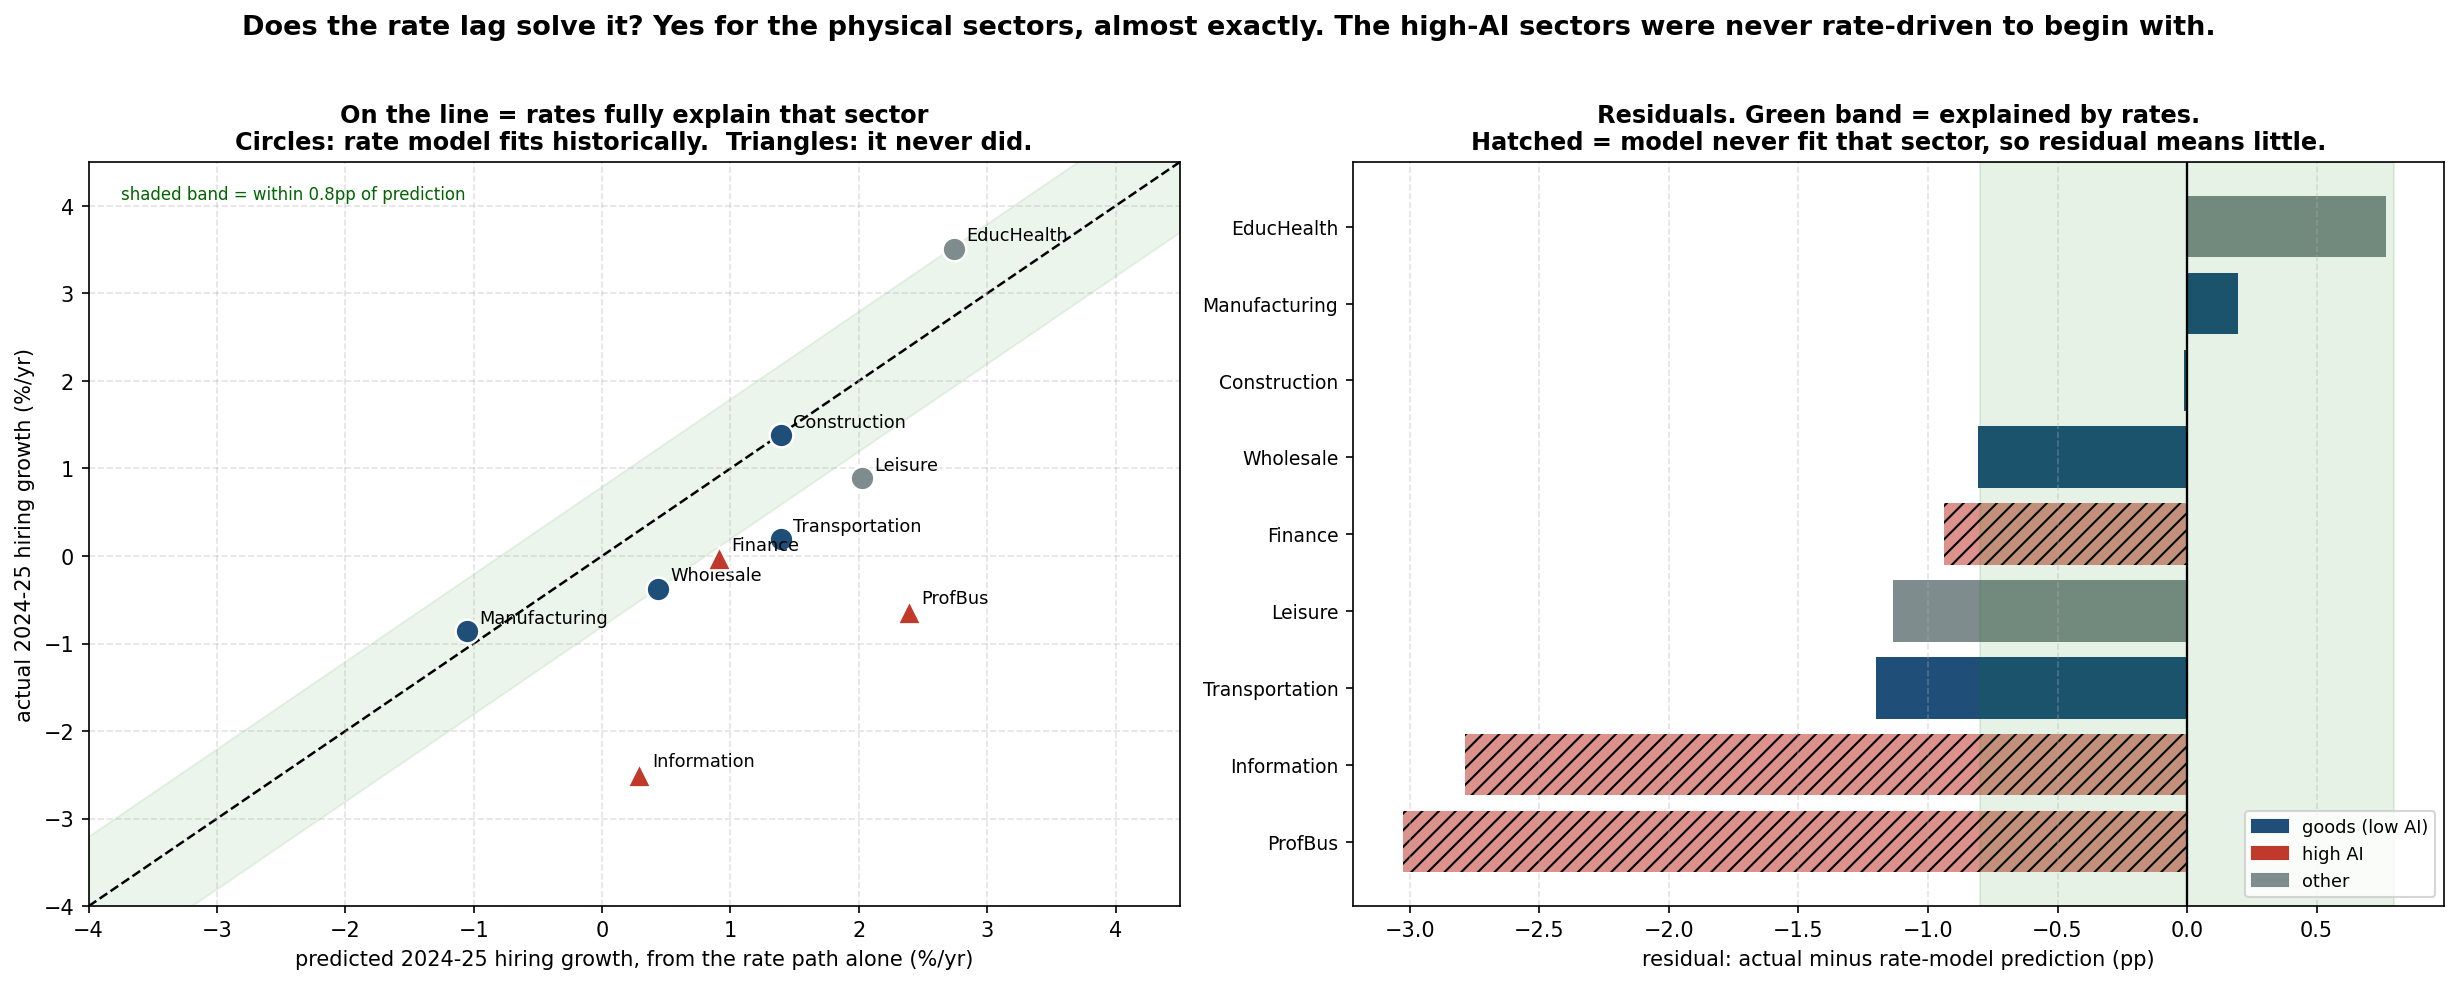

The script that saved this image:
"""
does_the_lag_solve_it.py
Does the rate lag actually EXPLAIN the 2024-2025 hiring slowdown, sector by sector?

Correlation is not explanation. historical_lag_validation.py showed the 8-9
quarter rate-to-hiring lag replicates out of sample, but that only establishes
the relationship is real, not that it accounts for what happened in 2024-2025.

This runs the harder test: fit each sector's rate-hiring relationship on
PRE-2022 data only, then use the actual path of the Federal Funds Rate to
PREDICT 2024-2025 hiring, and compare to what happened.

    emp_growth_t = a + b * FFR_(t-9),  estimated on 1991-2021, COVID excluded

A sector whose residual is near zero is fully accounted for by monetary policy.
A sector that fell far below its prediction has something else going on.

RESULTS

  Rates SOLVE the physical sectors, essentially exactly:
      Construction   actual +1.38  predicted +1.39  residual -0.01
      Manufacturing  actual -0.86  predicted -1.05  residual +0.20
  Both had a solid historical fit (r = -0.42, -0.49), so the prediction is
  meaningful, and it lands. The goods-sector slowdown needs no further
  explanation: not fiscal policy, not AI, just the rate cycle arriving on its
  usual schedule.

  Education & Health is the control and behaves as one. It is the only sector
  with a POSITIVE historical rate coefficient (r = +0.61), it was predicted to
  keep hiring, and it did (actual +3.51, predicted +2.74).

  Rates do NOT explain the high-AI service sectors, but the reason is subtle
  and cuts against reading this as AI evidence. Information (residual -2.79)
  and Professional & Business (-3.03) fell far below prediction, which looks
  dramatic. But their historical fit is essentially zero (r = -0.03 and -0.20):
  the rate model never explained their hiring in the first place, so it has no
  standing to predict them now. A large residual from a model that never fit
  is not evidence of a new phenomenon.

WHAT THIS ESTABLISHES AND WHAT IT DOES NOT
  Established: the physical-sector slowdown is monetary, quantitatively and
  out of sample. That closes the question this sub-project opened.
  Not established: that anything unusual happened in Information or Finance.
  Their hiring was never rate-driven, so their 2024-2025 behavior is
  unexplained rather than anomalous. Distinguishing "unexplained" from
  "AI-driven" needs a positive test, not the absence of a rate effect.

Reads FRED CSVs from ../FRED-Data/. Writes does_the_lag_solve_it.png.
"""

import os
import glob
import numpy as np
import pandas as pd
import matplotlib
matplotlib.use("Agg")
import matplotlib.pyplot as plt
from scipy import stats as sp_stats

HERE     = os.path.dirname(os.path.abspath(__file__))
DATA_DIR = os.path.join(HERE, "..", "FRED-Data") + os.sep
COVID_Q  = pd.date_range("2020-04-01", "2021-10-01", freq="QS")
LAG      = 9
TRAIN    = ("1991-01-01", "2021-12-31")   # ends before the episode being explained
TEST     = ("2024-01-01", "2026-12-31")
GOOD_FIT = 0.35                            # |r| above this = the model has standing

SECTORS = {
    "Construction":   (["construction_employment_USCONS.csv"], -0.997, "goods"),
    "Manufacturing":  (["manufacturing_employment_MANEMP.csv"], -0.484, "goods"),
    "Transportation": (["transportation_warehousing_employment_CES4300000001.csv",
                        "utilities_employment_CES4422000001.csv"], -0.342, "goods"),
    "Leisure":        (["leisure_hospitality_employment_USLAH.csv"], -0.315, "other"),
    "Wholesale":      (["wholesale_trade_employment_USWTRADE.csv"], 0.264, "goods"),
    "ProfBus":        (["professional_business_services_employment_USPBS.csv"], 0.654, "high-AI"),
    "EducHealth":     (["education_health_employment_USEHS.csv"], 0.775, "other"),
    "Information":    (["information_sector_employment_USINFO.csv"], 1.268, "high-AI"),
    "Finance":        (["finance_insurance_employment_CES5552000001.csv"], 1.538, "high-AI"),
}


def find(f):
    p = os.path.join(DATA_DIR, f)
    return p if os.path.exists(p) else glob.glob(os.path.join(DATA_DIR, "*" + f))[0]


def load(f):
    d = pd.read_csv(find(f))
    d.columns = [c.strip() for c in d.columns]
    d[d.columns[0]] = pd.to_datetime(d[d.columns[0]])
    d = d.set_index(d.columns[0])
    return pd.to_numeric(d.iloc[:, 0], errors="coerce").dropna()


def emp_sum(files):
    s = None
    for f in files:
        x = load(f).resample("QS").mean()
        s = x if s is None else s.add(x, fill_value=np.nan)
    return s


ffr = load("fed_funds_rate_FEDFUNDS.csv").resample("QS").mean()

rows = []
for name, (files, aiie, grp) in SECTORS.items():
    g = (emp_sum(files).pct_change(4) * 100).dropna()
    j = pd.DataFrame({"g": g, "f": ffr.shift(LAG)}).dropna()
    j = j[~j.index.isin(COVID_Q)]
    train = j.loc[TRAIN[0]:TRAIN[1]]
    test  = j.loc[TEST[0]:TEST[1]]
    if len(train) < 20 or len(test) < 3:
        continue
    b, a, r, p, se = sp_stats.linregress(train["f"], train["g"])
    pred = a + b * test["f"]
    rows.append(dict(sector=name, aiie=aiie, grp=grp, fit_r=r, fit_p=p,
                     actual=test["g"].mean(), pred=pred.mean(),
                     resid=(test["g"] - pred).mean()))

R = pd.DataFrame(rows)
R["trusted"] = R["fit_r"].abs() >= GOOD_FIT

print("=" * 94)
print("DOES THE RATE LAG SOLVE IT?  Fit on 1991-2021, predict 2024-2025 from the rate path alone")
print("=" * 94)
print(f"\n{'sector':<16}{'AIIE':>7}{'fit r':>8}{'actual':>9}{'predict':>9}{'residual':>10}  verdict")
for _, r in R.sort_values("aiie").iterrows():
    if not r.trusted:
        v = "model never fit this sector; residual uninformative"
    elif abs(r.resid) <= 0.8:
        v = "SOLVED by rates"
    else:
        v = "fell below prediction"
    print(f"{r.sector:<16}{r.aiie:>+7.2f}{r.fit_r:>+8.2f}{r.actual:>+9.2f}"
          f"{r.pred:>+9.2f}{r.resid:>+10.2f}  {v}")

tr = R[R.trusted]
print(f"\n  Sectors where the rate model has standing (|fit r| >= {GOOD_FIT}): {len(tr)} of {len(R)}")
solved = tr[tr.resid.abs() <= 0.8]
print(f"  Of those, fully accounted for by rates: {len(solved)} "
      f"({', '.join(solved.sector)})")
print(f"  Construction residual: {R[R.sector=='Construction'].resid.iloc[0]:+.2f}pp  "
      f"(actual vs predicted essentially identical)")

print("\n  The high-AI sectors' large residuals are NOT evidence of a new phenomenon:")
for n in ["Information", "Finance", "ProfBus"]:
    x = R[R.sector == n].iloc[0]
    print(f"    {n:<13} fit r = {x.fit_r:+.2f} (p={x.fit_p:.2f})  -> rates never explained "
          f"this sector's hiring")

sl, ic, r_, p_, se = sp_stats.linregress(R["aiie"], R["resid"])
print(f"\n  residual ~ AI exposure: r={r_:+.3f}, p={p_:.3f}  (n={len(R)}) -> not significant")

# ---- chart -------------------------------------------------------------------
fig, (ax1, ax2) = plt.subplots(1, 2, figsize=(16.5, 6.4))
COL = {"goods": "#1f4e79", "high-AI": "#c0392b", "other": "#7f8c8d"}

# panel 1: predicted vs actual
lim = [-4, 4.5]
ax1.plot(lim, lim, ls="--", color="black", lw=1.2, zorder=1)
ax1.fill_between(lim, [l - 0.8 for l in lim], [l + 0.8 for l in lim],
                 color="green", alpha=0.08, zorder=0)
for _, r in R.iterrows():
    mk = "o" if r.trusted else "^"
    ax1.scatter(r.pred, r.actual, s=130, color=COL[r.grp], marker=mk,
                edgecolors="white", linewidths=1.2, zorder=3)
    ax1.annotate(r.sector, (r.pred, r.actual), xytext=(6, 4),
                 textcoords="offset points", fontsize=8.5)
ax1.set_xlim(lim); ax1.set_ylim(lim)
ax1.set_xlabel("predicted 2024-25 hiring growth, from the rate path alone (%/yr)", fontsize=10)
ax1.set_ylabel("actual 2024-25 hiring growth (%/yr)", fontsize=10)
ax1.set_title("On the line = rates fully explain that sector\n"
              "Circles: rate model fits historically.  Triangles: it never did.",
              fontsize=11.5, fontweight="bold")
ax1.text(0.03, 0.95, "shaded band = within 0.8pp of prediction",
         transform=ax1.transAxes, fontsize=8, color="darkgreen")
ax1.grid(True, ls="--", alpha=0.35)

# panel 2: residuals, split by whether the model has standing
Rs = R.sort_values("resid")
y = np.arange(len(Rs))
cols = [COL[g] for g in Rs.grp]
bars = ax2.barh(y, Rs["resid"], color=cols)
for i, (_, r) in enumerate(Rs.iterrows()):
    if not r.trusted:
        bars[i].set_hatch("///"); bars[i].set_alpha(0.55)
ax2.axvline(0, color="black", lw=1.1)
ax2.axvspan(-0.8, 0.8, color="green", alpha=0.10)
ax2.set_yticks(y); ax2.set_yticklabels(Rs.sector, fontsize=9)
ax2.set_xlabel("residual: actual minus rate-model prediction (pp)", fontsize=10)
ax2.set_title("Residuals. Green band = explained by rates.\n"
              "Hatched = model never fit that sector, so residual means little.",
              fontsize=11.5, fontweight="bold")
h = [plt.Rectangle((0, 0), 1, 1, color=COL[k]) for k in ["goods", "high-AI", "other"]]
ax2.legend(h, ["goods (low AI)", "high AI", "other"], fontsize=8.5, loc="lower right")
ax2.grid(True, axis="x", ls="--", alpha=0.35)

fig.suptitle("Does the rate lag solve it? Yes for the physical sectors, almost exactly. "
             "The high-AI sectors were never rate-driven to begin with.",
             fontsize=13, fontweight="bold", y=1.02)
plt.tight_layout()
out = os.path.join(HERE, "does_the_lag_solve_it.png")
plt.savefig(out, dpi=150, bbox_inches="tight")
print(f"\nChart saved: {out}")
